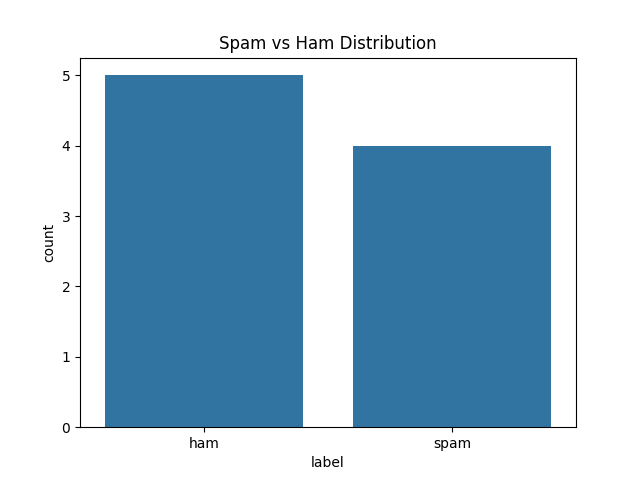

This chart was generated by the following Python code:
import pandas as pd
import matplotlib.pyplot as plt
import seaborn as sns
from wordcloud import WordCloud, STOPWORDS
data = [
    {'label': 'ham', 'message': 'Hey, are you coming to the party tonight?'},
    {'label': 'spam', 'message': 'Congratulations! You have won a free ticket to Bahamas. Call now!'},
    {'label': 'ham', 'message': 'Don’t forget to bring your notebook tomorrow.'},
    {'label': 'spam', 'message': 'You have been selected for a $1000 gift card. Click here!'},
    {'label': 'ham', 'message': 'Let’s meet at 5 PM in the library.'},
    {'label': 'spam', 'message': 'Free entry in a contest. Text WIN to 12345 now!'},
    {'label': 'ham', 'message': 'Lunch at 1?'},
    {'label': 'ham', 'message': 'Sure, I can help with your assignment.'},
    {'label': 'spam', 'message': 'Exclusive offer! Buy 1 get 1 free on all products.'}
]
df = pd.DataFrame(data)
df['length'] = df['message'].apply(len)
sns.countplot(data=df, x='label')
plt.title("Spam vs Ham Distribution")
plt.show()
sns.histplot(data=df, x='length', hue='label', bins=10, kde=True)
plt.title("Message Length Distribution")
plt.show()
print("\nAverage Message Lengths:")
print(df.groupby('label')['length'].mean())
spam_words = " ".join(df[df['label'] == 'spam']['message'])
ham_words = " ".join(df[df['label'] == 'ham']['message'])
spam_wc = WordCloud(width=500, height=300, background_color='black', stopwords=STOPWORDS).generate(spam_words)
ham_wc = WordCloud(width=500, height=300, background_color='white', stopwords=STOPWORDS).generate(ham_words)
plt.figure(figsize=(10, 4))
plt.subplot(1, 2, 1)
plt.imshow(spam_wc, interpolation='bilinear')
plt.axis('off')
plt.title("Spam Word Cloud")
plt.subplot(1, 2, 2)
plt.imshow(ham_wc, interpolation='bilinear')
plt.axis('off')
plt.title("Ham Word Cloud")
plt.tight_layout()
plt.show()
